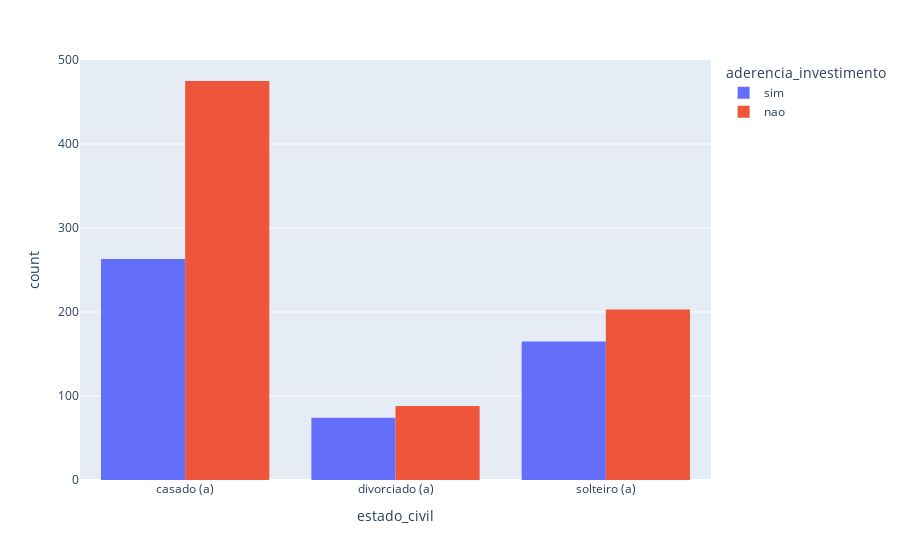

Here is the notebook cell this chart was saved with:
### Markdown cell above
## variaveis categoricas

### Code cell
# uma das formas de verificar quais sao as distribuicoes das variaveis categoricas
# é um metodo bom de usar para ver se há variaveis que podem estar escritas erradas e afins tipo "não" e "nao"

px.histogram(dados, x="estado_civil", color="aderencia_investimento", barmode="group")

### Figure 1 — Plotly figure (JSON) as saved in the notebook; plotly's stock layout.template omitted (floating-point values rounded to 4 significant figures; data arrays with more than 128 entries replaced by an {"elided": "..."} marker saying what was removed)
{"data": [{"alignmentgroup": "True", "bingroup": "x", "hovertemplate": "aderencia_investimento=sim<br>estado_civil=%{x}<br>count=%{y}<extra></extra>", "legendgroup": "sim", "marker": {"color": "#636efa", "pattern": {"shape": ""}}, "name": "sim", "offsetgroup": "sim", "orientation": "v", "showlegend": true, "type": "histogram", "x": {"elided": "502 str values"}, "xaxis": "x", "yaxis": "y"}, {"alignmentgroup": "True", "bingroup": "x", "hovertemplate": "aderencia_investimento=nao<br>estado_civil=%{x}<br>count=%{y}<extra></extra>", "legendgroup": "nao", "marker": {"color": "#EF553B", "pattern": {"shape": ""}}, "name": "nao", "offsetgroup": "nao", "orientation": "v", "showlegend": true, "type": "histogram", "x": {"elided": "766 str values"}, "xaxis": "x", "yaxis": "y"}], "layout": {"barmode": "group", "legend": {"title": {"text": "aderencia_investimento"}, "tracegroupgap": 0}, "margin": {"t": 60}, "xaxis": {"anchor": "y", "domain": [0, 1], "title": {"text": "estado_civil"}}, "yaxis": {"anchor": "x", "domain": [0, 1], "title": {"text": "count"}}}}
